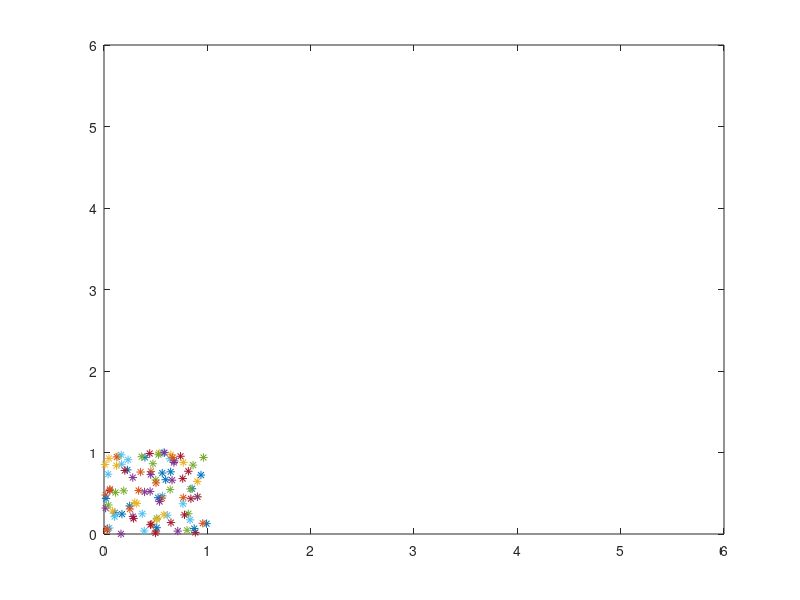

MATLAB code for this plot:
function [] = functions()
  i = 1;
  parabolaArea = 0;
  a = 0;
  b = 1;
  
  while( i <= 100 )
  xvar = 0;
  Xa = a + (b-a).*rand(1);
  Ya = a + (b-a).*rand(1);
  fx = Ya - (Xa.^2);
  if( fx <= 0 )
    xvar = 1;
  end
  parabolaArea += xvar;
  area = parabolaArea/i;
  fprintf('%5d | %10f | %10f | %10f | %10f\n',i,Xa,Ya,xvar,area);
  %%fprintf('%f | %f\n',Xa,Ya);
  plot(Xa,Ya,'*');
  xlim([0,6]);
  ylim([0,6]);
  hold on
  i = i + 1;
  end
  

  